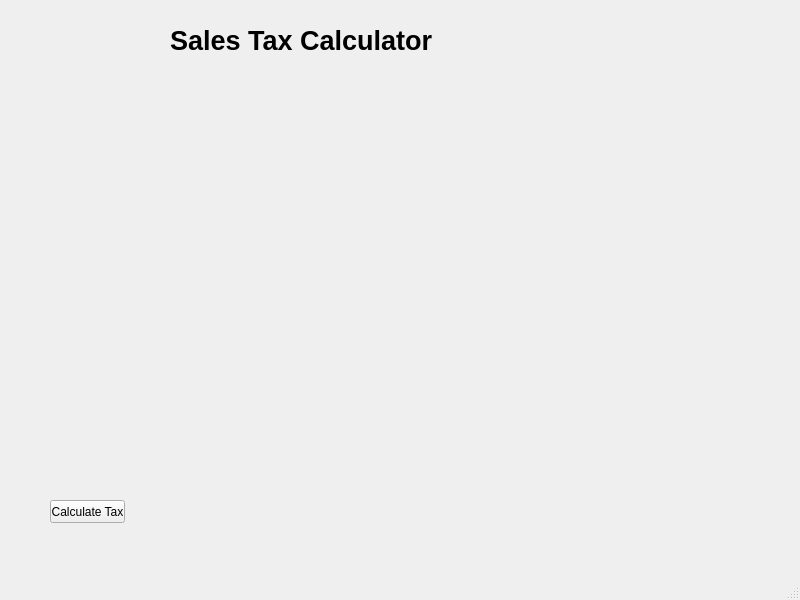
<?xml version="1.0" encoding="UTF-8"?>
<ui version="4.0">
 <class>MainWindow</class>
 <widget class="QMainWindow" name="MainWindow">
  <property name="geometry">
   <rect>
    <x>0</x>
    <y>0</y>
    <width>800</width>
    <height>600</height>
   </rect>
  </property>
  <property name="windowTitle">
   <string>MainWindow</string>
  </property>
  <widget class="QWidget" name="centralwidget">
   <widget class="QLabel" name="label">
    <property name="geometry">
     <rect>
      <x>30</x>
      <y>70</y>
      <width>551</width>
      <height>301</height>
     </rect>
    </property>
    <property name="font">
     <font>
      <pointsize>10</pointsize>
      <weight>75</weight>
      <bold>true</bold>
     </font>
    </property>
    <property name="text">
     <string/>
    </property>
    <property name="pixmap">
     <pixmap>test.jpeg</pixmap>
    </property>
   </widget>
   <widget class="QPushButton" name="calc_tax_button">
    <property name="geometry">
     <rect>
      <x>50</x>
      <y>500</y>
      <width>75</width>
      <height>23</height>
     </rect>
    </property>
    <property name="text">
     <string>Calculate Tax</string>
    </property>
   </widget>
   <widget class="QLabel" name="label_3">
    <property name="geometry">
     <rect>
      <x>170</x>
      <y>20</y>
      <width>441</width>
      <height>41</height>
     </rect>
    </property>
    <property name="font">
     <font>
      <pointsize>20</pointsize>
      <weight>75</weight>
      <bold>true</bold>
     </font>
    </property>
    <property name="text">
     <string>Sales Tax Calculator</string>
    </property>
   </widget>
  </widget>
  <widget class="QMenuBar" name="menubar">
   <property name="geometry">
    <rect>
     <x>0</x>
     <y>0</y>
     <width>800</width>
     <height>23</height>
    </rect>
   </property>
  </widget>
  <widget class="QStatusBar" name="statusbar"/>
 </widget>
 <resources/>
 <connections/>
</ui>
